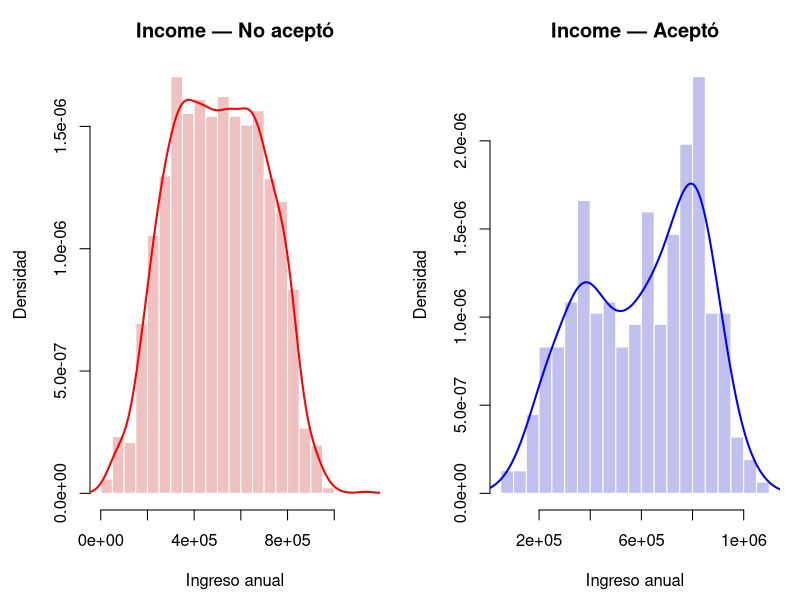
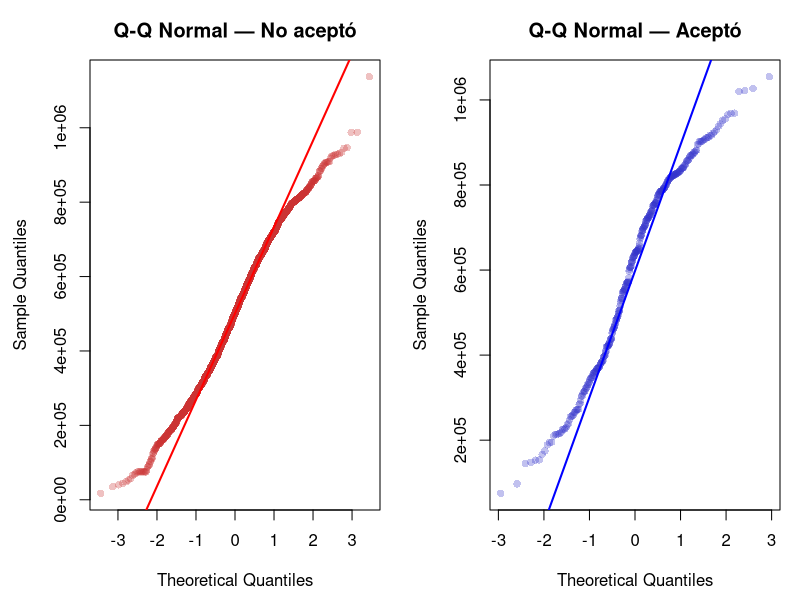
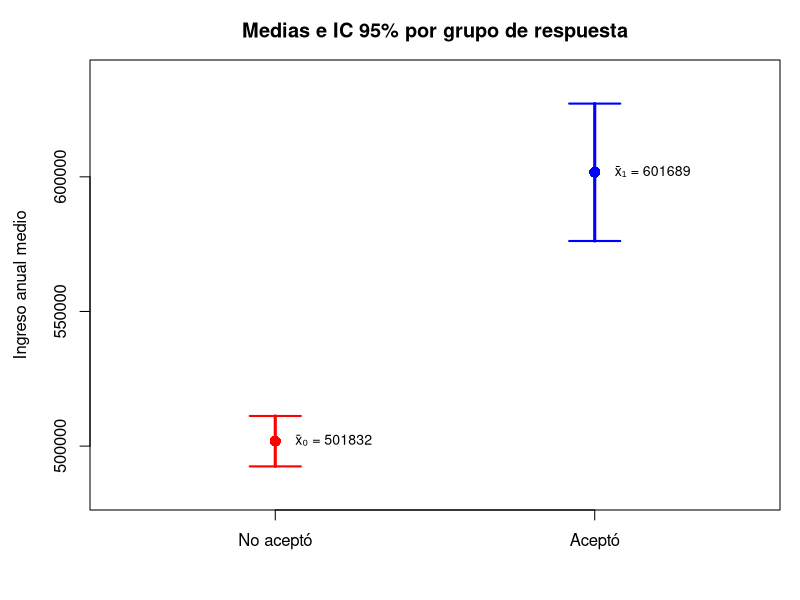
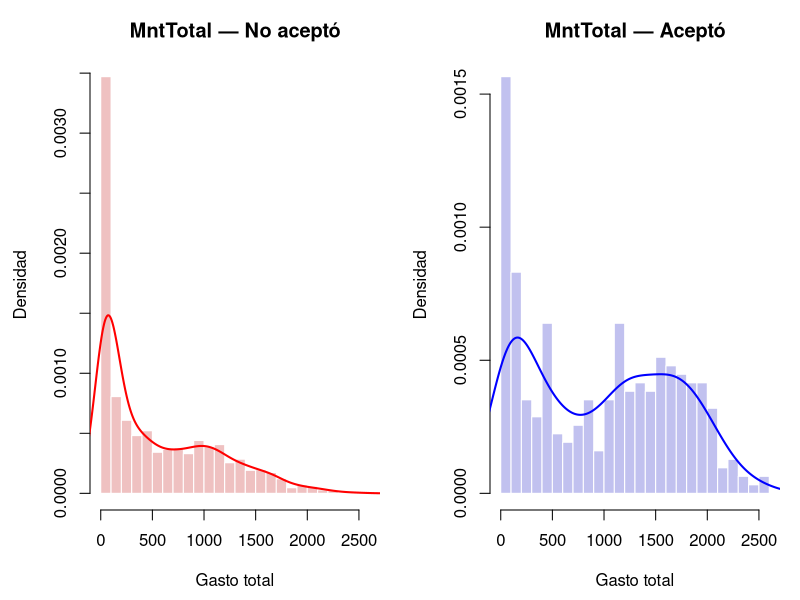
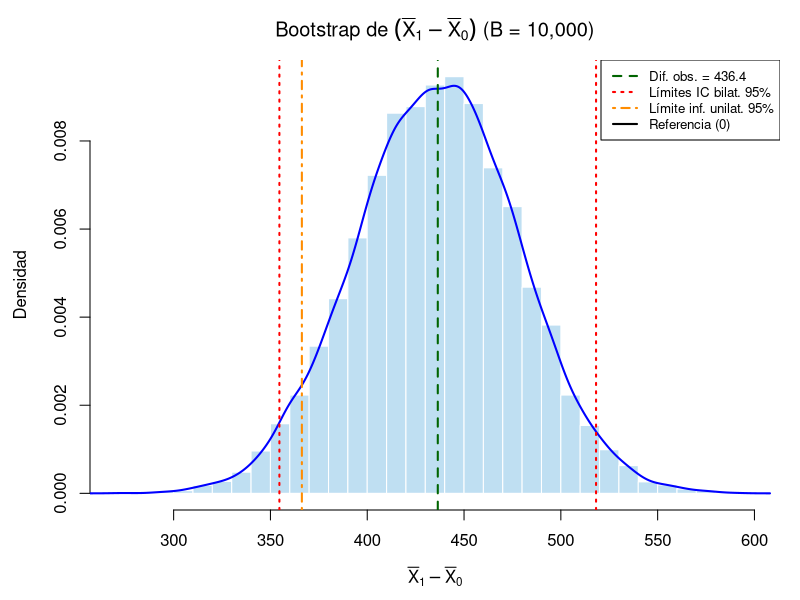
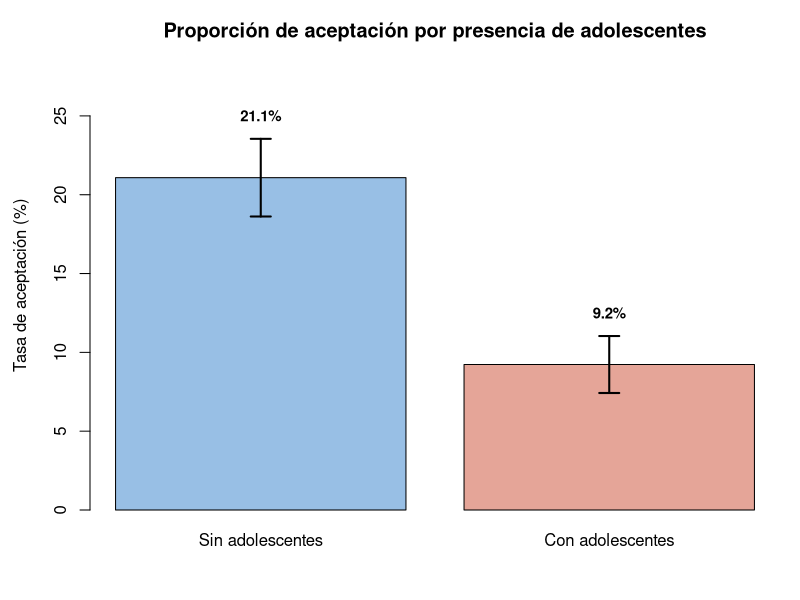

Here is the R script that generated these plots, in order:
## ---- chunk 1
# Librerías necesarias para este problema
library(e1071)    # skewness
library(nortest)  # lillie.test
library(knitr)
library(kableExtra)
library(car)      # leveneTest

# ──────────────────────────────────────────────────────────────────────
# Carga del dataset final procesado en la Actividad 1.
# Este archivo corresponde al dataset tras la eliminación de duplicados,
# corrección de inconsistencias e imputación de valores faltantes.
# ──────────────────────────────────────────────────────────────────────
datos <- read.csv("data_final_imputada.csv")

# Separar grupos
grupo_acepto <- datos[datos$Response == 1, ]
grupo_no     <- datos[datos$Response == 0, ]
## ---- chunk 2
resumen_datos <- data.frame(
  Grupo = c("No aceptó (Response = 0)", "Aceptó (Response = 1)", "Total"),
  n = c(nrow(grupo_no), nrow(grupo_acepto), nrow(datos)),
  Porcentaje = c(
    paste0(round(100 * nrow(grupo_no) / nrow(datos), 1), "%"),
    paste0(round(100 * nrow(grupo_acepto) / nrow(datos), 1), "%"),
    "100%"
  )
)

knitr::kable(resumen_datos,
             col.names = c("Grupo", "n", "Porcentaje"),
             caption = "Distribución de la variable Response en el dataset",
             align = "lcc")
## ---- chunk 3
par(mfrow = c(1, 2), mar = c(4.5, 4.5, 3, 1))

hist(grupo_no$Income, breaks = 30, freq = FALSE,
     col = rgb(0.8, 0.2, 0.2, 0.3), border = "white",
     main = "Income — No aceptó",
     xlab = "Ingreso anual", ylab = "Densidad")
lines(density(grupo_no$Income), col = "red", lwd = 2)

hist(grupo_acepto$Income, breaks = 30, freq = FALSE,
     col = rgb(0.2, 0.2, 0.8, 0.3), border = "white",
     main = "Income — Aceptó",
     xlab = "Ingreso anual", ylab = "Densidad")
lines(density(grupo_acepto$Income), col = "blue", lwd = 2)

par(mfrow = c(1, 1))
## ---- chunk 4
par(mfrow = c(1, 2), mar = c(4.5, 4.5, 3, 1))
qqnorm(grupo_no$Income, main = "Q-Q Normal — No aceptó",
       pch = 16, col = rgb(0.8, 0.2, 0.2, 0.3))
qqline(grupo_no$Income, col = "red", lwd = 2)
qqnorm(grupo_acepto$Income, main = "Q-Q Normal — Aceptó",
       pch = 16, col = rgb(0.2, 0.2, 0.8, 0.3))
qqline(grupo_acepto$Income, col = "blue", lwd = 2)
par(mfrow = c(1, 1))
## ---- chunk 5
# Shapiro-Wilk
sw_no  <- shapiro.test(grupo_no$Income)
sw_si  <- shapiro.test(grupo_acepto$Income)

# Lilliefors
lf_no  <- lillie.test(grupo_no$Income)
lf_si  <- lillie.test(grupo_acepto$Income)

tabla_norm <- data.frame(
  Grupo = c("No aceptó", "No aceptó", "Aceptó", "Aceptó"),
  Prueba = c("Shapiro-Wilk", "Lilliefors", "Shapiro-Wilk", "Lilliefors"),
  Estadistico = c(round(sw_no$statistic, 4), round(lf_no$statistic, 4),
                  round(sw_si$statistic, 4), round(lf_si$statistic, 4)),
  p_valor = c(round(sw_no$p.value, 4), round(lf_no$p.value, 4),
              round(sw_si$p.value, 4), round(lf_si$p.value, 4)),
  Decision = c(
    ifelse(sw_no$p.value >= 0.05, "No rechaza $H_0$", "Rechaza $H_0$"),
    ifelse(lf_no$p.value >= 0.05, "No rechaza $H_0$", "Rechaza $H_0$"),
    ifelse(sw_si$p.value >= 0.05, "No rechaza $H_0$", "Rechaza $H_0$"),
    ifelse(lf_si$p.value >= 0.05, "No rechaza $H_0$", "Rechaza $H_0$")
  )
)

knitr::kable(tabla_norm,
             col.names = c("Grupo", "Prueba", "Estadístico", "p-valor",
                           "Decisión ($\\alpha = 0.05$)"),
             caption = "Pruebas de normalidad para Income por grupo",
             align = "ccccc")
## ---- chunk 6
test_var <- var.test(Income ~ Response, data = datos)

# Prueba de Levene (robusta a no-normalidad)
test_levene <- leveneTest(Income ~ factor(Response), data = datos)

tabla_var <- data.frame(
  Prueba = c("F de Fisher", "Levene"),
  Estadistico = c(round(test_var$statistic, 4),
                  round(test_levene$`F value`[1], 4)),
  p_valor = c(round(test_var$p.value, 4),
              round(test_levene$`Pr(>F)`[1], 4)),
  Decision = c(
    ifelse(test_var$p.value < 0.05,
           "Rechaza $H_0$: varianzas desiguales",
           "No rechaza $H_0$: varianzas comparables"),
    ifelse(test_levene$`Pr(>F)`[1] < 0.05,
           "Rechaza $H_0$: varianzas desiguales",
           "No rechaza $H_0$: varianzas comparables")
  )
)

knitr::kable(tabla_var,
             col.names = c("Prueba", "Estadístico", "p-valor",
                           "Decisión ($\\alpha = 0.05$)"),
             caption = "Pruebas de igualdad de varianzas para Income",
             align = "cccc")
## ---- chunk 7
# Se pasa grupo_acepto primero para obtener la diferencia μ₁ - μ₀ (positiva)
t_income <- t.test(grupo_acepto$Income, grupo_no$Income,
                   alternative = "two.sided", conf.level = 0.95)
## ---- chunk 8
desc_income <- data.frame(
  Grupo = c("No aceptó ($\\text{Response}=0$)", "Aceptó ($\\text{Response}=1$)"),
  n = c(nrow(grupo_no), nrow(grupo_acepto)),
  Media = c(round(mean(grupo_no$Income), 2), round(mean(grupo_acepto$Income), 2)),
  DE = c(round(sd(grupo_no$Income), 2), round(sd(grupo_acepto$Income), 2)),
  Mediana = c(round(median(grupo_no$Income), 2), round(median(grupo_acepto$Income), 2))
)

knitr::kable(desc_income,
             col.names = c("Grupo", "$n$", "$\\bar{X}$", "$S$", "Mediana"),
             caption = "Estadísticos descriptivos de Income por grupo",
             align = "ccccc")
## ---- chunk 9
tab_t <- data.frame(
  Estadistico = round(t_income$statistic, 4),
  gl = round(t_income$parameter, 2),
  p_valor = format.pval(t_income$p.value, digits = 4),
  IC_inf = round(t_income$conf.int[1], 2),
  IC_sup = round(t_income$conf.int[2], 2),
  Decision = ifelse(t_income$p.value < 0.05,
                    "Rechaza $H_0$", "No rechaza $H_0$")
)

knitr::kable(tab_t,
             col.names = c("$t$", "gl", "p-valor",
                           "IC 95% inf.", "IC 95% sup.",
                           "Decisión ($\\alpha=0.05$)"),
             caption = "Prueba t de Welch bilateral para $\\mu_1 - \\mu_0$ (Income)",
             align = "cccccc")
## ---- chunk 10
medias_inc <- c(mean(grupo_no$Income), mean(grupo_acepto$Income))
sds_inc    <- c(sd(grupo_no$Income), sd(grupo_acepto$Income))
ns_inc     <- c(nrow(grupo_no), nrow(grupo_acepto))
ses_inc    <- sds_inc / sqrt(ns_inc)

t_crit_inc <- qt(0.975, df = ns_inc - 1)
li_inc <- medias_inc - t_crit_inc * ses_inc
ls_inc <- medias_inc + t_crit_inc * ses_inc

plot(1:2, medias_inc, xlim = c(0.5, 2.5),
     ylim = c(min(li_inc) - 10000, max(ls_inc) + 10000),
     pch = 16, cex = 1.5, col = c("red", "blue"),
     xaxt = "n", xlab = "", ylab = "Ingreso anual medio",
     main = "Medias e IC 95% por grupo de respuesta")
axis(1, at = 1:2, labels = c("No aceptó", "Aceptó"))

# Barras verticales del IC
segments(1, li_inc[1], 1, ls_inc[1], col = "red", lwd = 3)
segments(2, li_inc[2], 2, ls_inc[2], col = "blue", lwd = 3)

# Tapas horizontales
segments(0.92, li_inc[1], 1.08, li_inc[1], col = "red", lwd = 2)
segments(0.92, ls_inc[1], 1.08, ls_inc[1], col = "red", lwd = 2)
segments(1.92, li_inc[2], 2.08, li_inc[2], col = "blue", lwd = 2)
segments(1.92, ls_inc[2], 2.08, ls_inc[2], col = "blue", lwd = 2)

# Etiquetas de medias
text(1, medias_inc[1], pos = 4, offset = 1,
     labels = paste0("x̄₀ = ", round(medias_inc[1], 0)), cex = 0.85)
text(2, medias_inc[2], pos = 4, offset = 1,
     labels = paste0("x̄₁ = ", round(medias_inc[2], 0)), cex = 0.85)
## ---- chunk 11
par(mfrow = c(1, 2), mar = c(4.5, 4.5, 3, 1))

hist(grupo_no$MntTotal, breaks = 30, freq = FALSE,
     col = rgb(0.8, 0.2, 0.2, 0.3), border = "white",
     main = "MntTotal — No aceptó",
     xlab = "Gasto total", ylab = "Densidad")
lines(density(grupo_no$MntTotal), col = "red", lwd = 2)

hist(grupo_acepto$MntTotal, breaks = 30, freq = FALSE,
     col = rgb(0.2, 0.2, 0.8, 0.3), border = "white",
     main = "MntTotal — Aceptó",
     xlab = "Gasto total", ylab = "Densidad")
lines(density(grupo_acepto$MntTotal), col = "blue", lwd = 2)

par(mfrow = c(1, 1))
## ---- chunk 12
# Asimetría
sk_no <- skewness(grupo_no$MntTotal)
sk_si <- skewness(grupo_acepto$MntTotal)

# Shapiro-Wilk
sw_mnt_no <- shapiro.test(grupo_no$MntTotal)
sw_mnt_si <- shapiro.test(grupo_acepto$MntTotal)

# Lilliefors
lf_mnt_no <- lillie.test(grupo_no$MntTotal)
lf_mnt_si <- lillie.test(grupo_acepto$MntTotal)

tabla_norm_mnt <- data.frame(
  Grupo = c("No aceptó", "No aceptó", "No aceptó",
            "Aceptó", "Aceptó", "Aceptó"),
  Prueba = rep(c("Asimetría (skewness)", "Shapiro-Wilk", "Lilliefors"), 2),
  Estadistico = c(round(sk_no, 4), round(sw_mnt_no$statistic, 4),
                  round(lf_mnt_no$statistic, 4),
                  round(sk_si, 4), round(sw_mnt_si$statistic, 4),
                  round(lf_mnt_si$statistic, 4)),
  p_valor = c("—", round(sw_mnt_no$p.value, 4), round(lf_mnt_no$p.value, 4),
              "—", round(sw_mnt_si$p.value, 4), round(lf_mnt_si$p.value, 4)),
  Decision = c(
    ifelse(abs(sk_no) > 1, "Asimetría fuerte", "Asimetría moderada"),
    ifelse(sw_mnt_no$p.value >= 0.05, "No rechaza $H_0$", "Rechaza $H_0$"),
    ifelse(lf_mnt_no$p.value >= 0.05, "No rechaza $H_0$", "Rechaza $H_0$"),
    ifelse(abs(sk_si) > 1, "Asimetría fuerte", "Asimetría moderada"),
    ifelse(sw_mnt_si$p.value >= 0.05, "No rechaza $H_0$", "Rechaza $H_0$"),
    ifelse(lf_mnt_si$p.value >= 0.05, "No rechaza $H_0$", "Rechaza $H_0$")
  )
)

knitr::kable(tabla_norm_mnt,
             col.names = c("Grupo", "Prueba", "Estadístico", "p-valor",
                           "Resultado"),
             caption = "Evaluación de normalidad para MntTotal por grupo",
             align = "ccccc")
## ---- chunk 13
wilcox_mnt <- wilcox.test(grupo_acepto$MntTotal, grupo_no$MntTotal,
                          alternative = "greater", conf.int = TRUE,
                          conf.level = 0.95)
## ---- chunk 14
tab_wilcox <- data.frame(
  Estadistico = format(wilcox_mnt$statistic, big.mark = ","),
  p_valor = format.pval(wilcox_mnt$p.value, digits = 4),
  Decision = ifelse(wilcox_mnt$p.value < 0.05,
                    "Rechaza $H_0$", "No rechaza $H_0$")
)

knitr::kable(tab_wilcox,
             col.names = c("Estadístico $W$", "p-valor",
                           "Decisión ($\\alpha=0.05$)"),
             caption = "Prueba de Mann-Whitney-Wilcoxon unilateral para MntTotal",
             align = "ccc")
## ---- chunk 15
# wilcox.test() devuelve W (suma de rangos), no U (Mann-Whitney).
# Conversión: U = W - n1*(n1+1)/2, con n1 = tamaño del primer grupo.
n1_mw <- nrow(grupo_acepto)
n0_mw <- nrow(grupo_no)
W_val <- wilcox_mnt$statistic
U_val <- W_val - n1_mw * (n1_mw + 1) / 2

r_rb_val <- 2 * U_val / (n1_mw * n0_mw) - 1
magnitud_r <- ifelse(abs(r_rb_val) >= 0.5, "Grande",
              ifelse(abs(r_rb_val) >= 0.3, "Moderado",
              ifelse(abs(r_rb_val) >= 0.1, "Pequeño", "Despreciable")))

tab_efecto <- data.frame(
  W = format(W_val, big.mark = ","),
  U = format(U_val, big.mark = ","),
  r_rb = round(r_rb_val, 4),
  Magnitud = magnitud_r
)

knitr::kable(tab_efecto,
             col.names = c("$W$ (Wilcoxon)", "$U$ (Mann-Whitney)",
                           "$r_{rb}$", "Magnitud"),
             caption = "Tamaño del efecto para la diferencia en MntTotal",
             align = "cccc")
## ---- chunk 16
t_mnt <- t.test(grupo_acepto$MntTotal, grupo_no$MntTotal,
                alternative = "greater", conf.level = 0.95)
## ---- chunk 17
desc_mnt <- data.frame(
  Grupo = c("No aceptó", "Aceptó"),
  n = c(nrow(grupo_no), nrow(grupo_acepto)),
  Media = c(round(mean(grupo_no$MntTotal), 2),
            round(mean(grupo_acepto$MntTotal), 2)),
  DE = c(round(sd(grupo_no$MntTotal), 2),
         round(sd(grupo_acepto$MntTotal), 2)),
  Mediana = c(round(median(grupo_no$MntTotal), 2),
              round(median(grupo_acepto$MntTotal), 2))
)

knitr::kable(desc_mnt,
             col.names = c("Grupo", "$n$", "$\\bar{X}$", "$S$", "Mediana"),
             caption = "Estadísticos descriptivos de MntTotal por grupo",
             align = "ccccc")
## ---- chunk 18
tab_t_mnt <- data.frame(
  Estadistico = round(t_mnt$statistic, 4),
  gl = round(t_mnt$parameter, 2),
  p_valor = format.pval(t_mnt$p.value, digits = 4),
  IC_inf = round(t_mnt$conf.int[1], 2),
  Decision = ifelse(t_mnt$p.value < 0.05,
                    "Rechaza $H_0$", "No rechaza $H_0$")
)

knitr::kable(tab_t_mnt,
             col.names = c("$t$", "gl", "p-valor",
                           "IC 95% lím. inf.",
                           "Decisión ($\\alpha=0.05$)"),
             caption = "Prueba t de Welch unilateral para MntTotal",
             align = "ccccc")
## ---- chunk 19
set.seed(123)
B <- 10000

boot_diff <- replicate(B, {
  b1 <- sample(grupo_acepto$MntTotal, nrow(grupo_acepto), replace = TRUE)
  b0 <- sample(grupo_no$MntTotal, nrow(grupo_no), replace = TRUE)
  mean(b1) - mean(b0)
})

ic_perc_bilat <- quantile(boot_diff, probs = c(0.025, 0.975))
ic_perc_unilat_inf <- quantile(boot_diff, probs = 0.05)
diff_obs <- mean(grupo_acepto$MntTotal) - mean(grupo_no$MntTotal)
## ---- chunk 20
tab_boot <- data.frame(
  Diferencia = round(diff_obs, 2),
  Media_boot = round(mean(boot_diff), 2),
  Sesgo = round(mean(boot_diff) - diff_obs, 4),
  IC_bilat_inf = round(ic_perc_bilat[1], 2),
  IC_bilat_sup = round(ic_perc_bilat[2], 2),
  IC_unilat_inf = round(ic_perc_unilat_inf, 2)
)

knitr::kable(tab_boot,
             col.names = c("$\\bar{X}_1 - \\bar{X}_0$ obs.",
                           "Media bootstrap",
                           "Sesgo",
                           "IC bilat. 95% inf.", "IC bilat. 95% sup.",
                           "IC unilat. 95% inf."),
             caption = "Intervalo Bootstrap percentil (B = 10000) para la diferencia de medias de MntTotal. Se presenta tanto el IC bilateral como el límite inferior unilateral, coherente con $H_1: \\mu_1 > \\mu_0$.",
             align = "cccccc")
## ---- chunk 21
hist(boot_diff, breaks = 40, freq = FALSE,
     col = rgb(0, 0.5, 0.8, 0.25), border = "white",
     main = expression("Bootstrap de " * (bar(X)[1] - bar(X)[0]) * " (B = 10,000)"),
     xlab = expression(bar(X)[1] - bar(X)[0]),
     ylab = "Densidad")
lines(density(boot_diff), col = "blue", lwd = 2)
abline(v = diff_obs, col = "darkgreen", lty = 2, lwd = 2)
abline(v = ic_perc_bilat[1], col = "red", lty = 3, lwd = 2)
abline(v = ic_perc_bilat[2], col = "red", lty = 3, lwd = 2)
abline(v = ic_perc_unilat_inf, col = "darkorange", lty = 4, lwd = 2)
abline(v = 0, col = "black", lty = 1, lwd = 1.5)
legend("topright",
       legend = c(paste0("Dif. obs. = ", round(diff_obs, 1)),
                  "Límites IC bilat. 95%",
                  "Límite inf. unilat. 95%",
                  "Referencia (0)"),
       col = c("darkgreen", "red", "darkorange", "black"),
       lty = c(2, 3, 4, 1), lwd = 2, cex = 0.80)
## ---- chunk 22
comparacion_mnt <- data.frame(
  Metodo = c("Mann-Whitney-Wilcoxon", "t de Welch (asintótico)", "Bootstrap Percentil (unilat.)"),
  p_valor = c(
    format.pval(wilcox_mnt$p.value, digits = 4),
    format.pval(t_mnt$p.value, digits = 4),
    "—"
  ),
  IC_95 = c(
    "—",
    paste0("[", round(t_mnt$conf.int[1], 2), ", $+\\infty$)"),
    paste0("[", round(ic_perc_unilat_inf, 2), ", $+\\infty$)")
  ),
  Decision = c(
    ifelse(wilcox_mnt$p.value < 0.05, "Rechaza $H_0$", "No rechaza $H_0$"),
    ifelse(t_mnt$p.value < 0.05, "Rechaza $H_0$", "No rechaza $H_0$"),
    ifelse(ic_perc_unilat_inf > 0, "Significativo", "No significativo")
  )
)

knitr::kable(comparacion_mnt,
             col.names = c("Método", "p-valor", "IC 95%", "Decisión"),
             caption = "Comparación de métodos para la diferencia de medias de MntTotal",
             align = "cccc")
## ---- chunk 23
datos$Teen_bin <- ifelse(datos$Teenhome == 0, "Sin adolescentes",
                         "Con adolescentes")

tabla_cont <- table(datos$Teen_bin, datos$Response)
colnames(tabla_cont) <- c("No aceptó", "Aceptó")

prop_A <- tabla_cont["Sin adolescentes", "Aceptó"] /
          sum(tabla_cont["Sin adolescentes", ])
prop_B <- tabla_cont["Con adolescentes", "Aceptó"] /
          sum(tabla_cont["Con adolescentes", ])
n_A <- sum(tabla_cont["Sin adolescentes", ])
n_B <- sum(tabla_cont["Con adolescentes", ])
x_A <- tabla_cont["Sin adolescentes", "Aceptó"]
x_B <- tabla_cont["Con adolescentes", "Aceptó"]
## ---- chunk 24
tabla_prop <- data.frame(
  Grupo = c("Sin adolescentes", "Con adolescentes", "Total"),
  No_acepto = c(tabla_cont["Sin adolescentes", "No aceptó"],
                tabla_cont["Con adolescentes", "No aceptó"],
                sum(tabla_cont[, "No aceptó"])),
  Acepto = c(x_A, x_B, x_A + x_B),
  Total = c(n_A, n_B, n_A + n_B),
  Prop = c(paste0(round(prop_A * 100, 2), "%"),
           paste0(round(prop_B * 100, 2), "%"),
           paste0(round(100 * (x_A + x_B) / (n_A + n_B), 2), "%"))
)

knitr::kable(tabla_prop,
             col.names = c("Grupo", "No aceptó", "Aceptó", "Total",
                           "$\\hat{p}$ (aceptación)"),
             caption = "Tabla de contingencia y proporciones de aceptación por presencia de adolescentes",
             align = "ccccc")
## ---- chunk 25
p_comb <- (x_A + x_B) / (n_A + n_B)

tab_sup <- data.frame(
  Condicion = c("$n_A \\times \\hat{p}_0$",
                "$n_A \\times (1 - \\hat{p}_0)$",
                "$n_B \\times \\hat{p}_0$",
                "$n_B \\times (1 - \\hat{p}_0)$"),
  Valor = c(round(n_A * p_comb, 1),
            round(n_A * (1 - p_comb), 1),
            round(n_B * p_comb, 1),
            round(n_B * (1 - p_comb), 1)),
  Cumple = rep("Sí ($\\geq 5$)", 4)
)

knitr::kable(tab_sup,
             col.names = c("Condición", "Valor", "¿Cumple?"),
             caption = "Verificación de conteos esperados para la prueba de proporciones",
             align = "ccc")
## ---- chunk 26
test_prop <- prop.test(c(x_A, x_B), c(n_A, n_B),
                       alternative = "two.sided", conf.level = 0.95,
                       correct = FALSE)
## ---- chunk 27
tab_prop <- data.frame(
  Chi2 = round(test_prop$statistic, 4),
  z = round(sqrt(test_prop$statistic), 4),
  p_valor = format.pval(test_prop$p.value, digits = 4),
  IC_inf = round(test_prop$conf.int[1], 4),
  IC_sup = round(test_prop$conf.int[2], 4),
  Decision = ifelse(test_prop$p.value < 0.05,
                    "Rechaza $H_0$", "No rechaza $H_0$")
)

knitr::kable(tab_prop,
             col.names = c("$\\chi^2$", "$z$", "p-valor",
                           "IC 95% inf.", "IC 95% sup.",
                           "Decisión ($\\alpha=0.05$)"),
             caption = "Prueba de dos proporciones (z-test) para la diferencia $p_A - p_B$",
             align = "cccccc")
## ---- chunk 28
se_diff_prop <- sqrt(prop_A * (1 - prop_A) / n_A +
                     prop_B * (1 - prop_B) / n_B)
z_crit <- qnorm(0.975)
ic_wald <- (prop_A - prop_B) + c(-1, 1) * z_crit * se_diff_prop

tab_ic_p <- data.frame(
  Metodo = c("Wilson (prop.test)", "Wald"),
  Dif = c(round(prop_A - prop_B, 4), round(prop_A - prop_B, 4)),
  IC_inf = c(round(test_prop$conf.int[1], 4), round(ic_wald[1], 4)),
  IC_sup = c(round(test_prop$conf.int[2], 4), round(ic_wald[2], 4)),
  Contiene_cero = c(
    ifelse(test_prop$conf.int[1] > 0 | test_prop$conf.int[2] < 0, "No", "Sí"),
    ifelse(ic_wald[1] > 0 | ic_wald[2] < 0, "No", "Sí")
  )
)

knitr::kable(tab_ic_p,
             col.names = c("Método", "$\\hat{p}_A - \\hat{p}_B$",
                           "IC 95% inf.", "IC 95% sup.",
                           "¿Contiene 0?"),
             caption = "Intervalos de confianza al 95% para la diferencia de proporciones",
             align = "ccccc")
## ---- chunk 29
chi_test <- chisq.test(tabla_cont, correct = FALSE)

V_cramer <- sqrt(chi_test$statistic /
                (sum(tabla_cont) * (min(nrow(tabla_cont), ncol(tabla_cont)) - 1)))

magnitud_V <- ifelse(V_cramer >= 0.5, "Grande",
              ifelse(V_cramer >= 0.3, "Moderado",
              ifelse(V_cramer >= 0.1, "Pequeño", "Despreciable")))

tab_chi <- data.frame(
  Chi2 = round(chi_test$statistic, 4),
  gl = chi_test$parameter,
  p_valor = format.pval(chi_test$p.value, digits = 4),
  V = round(V_cramer, 4),
  Magnitud = magnitud_V
)

knitr::kable(tab_chi,
             col.names = c("$\\chi^2$", "gl", "p-valor",
                           "$V$ de Cramér", "Magnitud"),
             caption = "Prueba Chi-cuadrado de independencia y V de Cramér",
             align = "ccccc")
## ---- chunk 30
props_plot <- c(prop_A, prop_B)
se_props <- c(sqrt(prop_A * (1 - prop_A) / n_A),
              sqrt(prop_B * (1 - prop_B) / n_B))
li_props <- props_plot - 1.96 * se_props
ls_props <- props_plot + 1.96 * se_props

barplot_pos <- barplot(props_plot * 100,
        names.arg = c("Sin adolescentes", "Con adolescentes"),
        col = c(rgb(0.2, 0.5, 0.8, 0.5), rgb(0.8, 0.3, 0.2, 0.5)),
        ylim = c(0, max(ls_props * 100) + 5),
        ylab = "Tasa de aceptación (%)",
        main = "Proporción de aceptación por presencia de adolescentes")

arrows(barplot_pos, li_props * 100, barplot_pos, ls_props * 100,
       angle = 90, code = 3, length = 0.1, lwd = 2)

text(barplot_pos, ls_props * 100 + 1.5,
     paste0(round(props_plot * 100, 1), "%"), cex = 0.9, font = 2)
## ---- chunk 31
resumen <- data.frame(
  Pregunta = c(
    "1. Diferencia de ingreso medio",
    "2. Gasto total mayor en grupo Aceptó",
    "3. Diferencia de proporción de aceptación"
  ),
  Prueba = c(
    "t de Welch (bilateral)",
    "Mann-Whitney + t Welch + Bootstrap (unilateral)",
    "z-test de dos proporciones"
  ),
  Supuestos = c(
    "TLC + Shapiro-Wilk + prueba F + Levene",
    "Independencia + dominancia estocástica (MW) + TLC (t Welch)",
    "Conteos esperados $\\geq 5$"
  ),
  Decision = c(
    ifelse(t_income$p.value < 0.05,
           "Rechaza $H_0$", "No rechaza $H_0$"),
    ifelse(wilcox_mnt$p.value < 0.05,
           "Rechaza $H_0$", "No rechaza $H_0$"),
    ifelse(test_prop$p.value < 0.05,
           "Rechaza $H_0$", "No rechaza $H_0$")
  )
)

knitr::kable(resumen,
             col.names = c("Pregunta", "Prueba utilizada",
                           "Supuestos verificados",
                           "Decisión ($\\alpha = 0.05$)"),
             caption = "Resumen de las tres pruebas de hipótesis",
             align = "llll")
